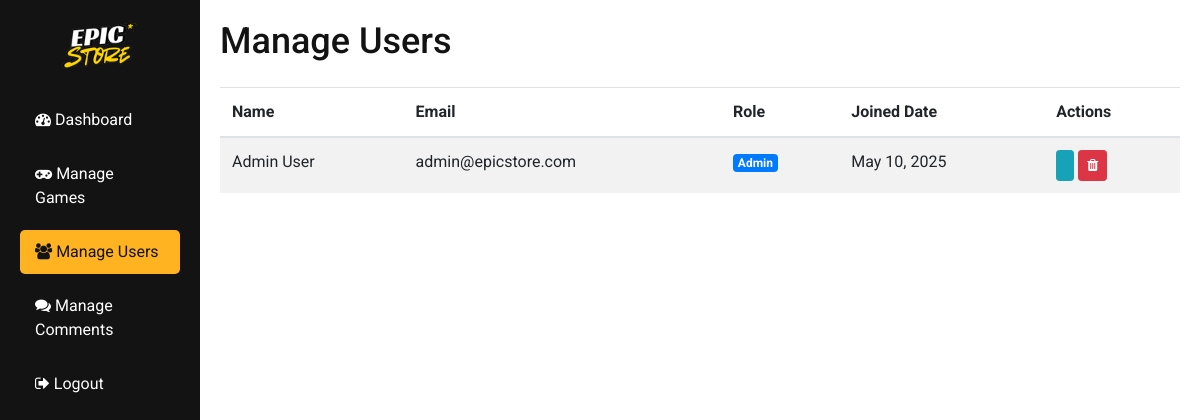
The page /admin/users.php (signed in) on the database its author committed.
### tables this page shows
CREATE TABLE IF NOT EXISTS users (
    id INT AUTO_INCREMENT PRIMARY KEY,
    full_name VARCHAR(100) NOT NULL,
    email VARCHAR(100) NOT NULL UNIQUE,
    password VARCHAR(255) NOT NULL,
    is_admin TINYINT(1) DEFAULT 0,
    created_at DATETIME DEFAULT CURRENT_TIMESTAMP,
    updated_at DATETIME DEFAULT CURRENT_TIMESTAMP ON UPDATE CURRENT_TIMESTAMP
);

### admin/users.php (the view, shortened to what this page needs)
<?php
$host = "localhost";
$username = "root";
$password = "";
$dbname = "epic_store";
$conn = new mysqli($host, $username, $password, $dbname);
$users = $conn->query("SELECT * FROM users ORDER BY created_at DESC");
?>
<!DOCTYPE html>
<html lang="en">
<head>
    <link rel="stylesheet" href="../css/bootstrap.min.css"/>
    <link rel="stylesheet" href="../css/font-awesome.min.css"/>
    <link rel="stylesheet" href="../css/style.css"/>
</head>
<body>
    <div class="container-fluid">
        <div class="row">
            <div class="col-md-3 col-lg-2 admin-sidebar">
                <div class="text-center mb-4">
                    <img src="../img/Epic Store logo.png" alt="Epic Store" style="max-width: 150px;">
                </div>
                <nav class="nav flex-column">
                    <a class="nav-link" href="dashboard.php">
                        <i class="fa fa-dashboard"></i> Dashboard
                    </a>
                    <a class="nav-link" href="games.php">
                        <i class="fa fa-gamepad"></i> Manage Games
                    </a>
                    <a class="nav-link active" href="users.php">
                        <i class="fa fa-users"></i> Manage Users
                    </a>
                    <a class="nav-link" href="comments.php">
                        <i class="fa fa-comments"></i> Manage Comments
                    </a>
                    <a class="nav-link" href="../logout.php">
                        <i class="fa fa-sign-out"></i> Logout
                    </a>
                </nav>
            </div>
            <div class="col-md-9 col-lg-10 content-area">
                <h2 class="mb-4">Manage Users</h2>
                <div class="table-responsive">
                    <table class="table table-striped">
                        <thead>
                            <tr>
                                <th>Name</th>
                                <th>Email</th>
                                <th>Role</th>
                                <th>Joined Date</th>
                                <th>Actions</th>
                            </tr>
                        </thead>
                        <tbody>
                            <?php while($user = $users->fetch_assoc()): ?>
                            <tr>
                                <td><?php echo htmlspecialchars($user['full_name']); ?></td>
                                <td><?php echo htmlspecialchars($user['email']); ?></td>
                                <td>
                                    <?php if($user['is_admin']): ?>
                                        <span class="badge badge-primary">Admin</span>
                                    <?php else: ?>
                                        <span class="badge badge-secondary">User</span>
                                    <?php endif; ?>
                                </td>
                                <td><?php echo date('M d, Y', strtotime($user['created_at'])); ?></td>
                                <td>
                                    <form method="POST" class="d-inline">
                                        <button type="submit" name="toggle_admin" class="btn btn-sm btn-info">
                                        </button>
                                    </form>
                                    <form method="POST" class="d-inline"
                                          onsubmit="return confirm('Are you sure you want to delete this user?');">
                                        <button type="submit" name="delete_user" class="btn btn-sm btn-danger">
                                            <i class="fa fa-trash"></i>
                                        </button>
                                    </form>
                                </td>
                            </tr>
                            <?php endwhile; ?>
                        </tbody>
                    </table>
                </div>
            </div>
        </div>
    </div>
</body>
</html>

### css/style.css (style rules this page uses)
html, body { height: 100%; font-family: 'Roboto', sans-serif; -webkit-font-smoothing: antialiased; font-smoothing: antialiased; }
h1, h2, h3, h4, h5, h6 { margin: 0; font-weight: 500; color: #131313; }
h2 { font-size: 36px; }
img { max-width: 100%; }

### admin/users.php (style rules this page uses)
.admin-sidebar { background: #131313; min-height: 100vh; padding: 20px; }
.admin-sidebar .nav-link { color: #fff; padding: 10px 15px; margin: 5px 0; border-radius: 5px; }
.admin-sidebar .nav-link.active { background: #ffb320; color: #131313; }
.content-area { padding: 20px; }

### rows shown on the page
users: full_name "Admin User", email "admin@epicstore.com", is_admin "Admin", created_at "May 10, 2025"
